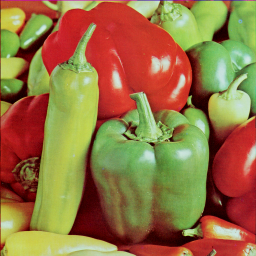
#> input picture mid/peppers.bmp, 256 x 256 px
$ python '히스토그램 평활화 숙제.py'
#> lines starting #> are read from the running program, lines starting #| are printed output that depends on the picture
import cv2 as cv
import matplotlib.pyplot as plt
import sys
import numpy as np

# 이미지 불러오기
img = cv.imread('peppers.bmp')  # 이미지를 읽어옵니다.
#> img is the input picture: shape (256, 256, 3); mean B, G, R 66.2, 115.2, 149.4

if img is None:
    sys.exit("No File exists.")  # 이미지가 존재하지 않으면 종료합니다.

print(img.shape)  # 원본 이미지의 크기 출력
#| (256, 256, 3)

img_rgb = cv.cvtColor(img, cv.COLOR_BGR2RGB)  # BGR에서 RGB로 변환
print(img_rgb.shape)  # RGB 이미지의 크기 출력
#| (256, 256, 3)

ycbcr_img = cv.cvtColor(img, cv.COLOR_BGR2YCrCb)  # BGR에서 YCbCr 색상 공간으로 변환
#> ycbcr_img: shape (256, 256, 3); mean of channels 0, 1, 2 119.9, 149.1, 97.7
print(ycbcr_img.shape)  # YCbCr 이미지의 크기 출력
#| (256, 256, 3)

channel_y = ycbcr_img[:, :, 0]  # Y 성분 추출
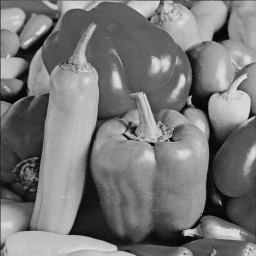
#> channel_y: shape (256, 256); min 3, max 225, mean 119.9
channel_y_his = cv.calcHist([channel_y], [0], None, [256], [0, 256])  # Y 성분의 히스토그램 계산
#> channel_y_his = 256 values, max 751 at index 96, min 0 at index 0, mean 256

channel_y_eq = cv.equalizeHist(channel_y)  # Y 성분에 히스토그램 균등화 적용
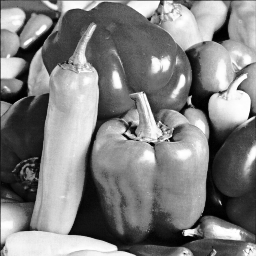
#> channel_y_eq: shape (256, 256); min 0, max 255, mean 128.3
channel_y_eq_his = cv.calcHist([channel_y_eq], [0], None, [256], [0, 256])  # 균등화 후 Y 성분의 히스토그램 계산
#> channel_y_eq_his = 256 values, max 751 at index 94, min 0 at index 54, mean 256
print(channel_y_eq_his[250]) #균등화된 히스토그램에서 250값을 가진 화소의 개수 출력
#| [266.]

ycbcr_img[:, :, 0] = channel_y_eq  # 균등화된 Y 성분을 YCbCr 이미지에 다시 넣기
#> ycbcr_img: shape (256, 256, 3); mean of channels 0, 1, 2 128.3, 149.1, 97.7

equalized_image_rcbcr = cv.cvtColor(ycbcr_img, cv.COLOR_YCrCb2BGR)  # YCbCr 이미지를 BGR로 변환

# RGB의 각 채널에 대해 히스토그램 균등화 수행
r_channel = img_rgb[:, :, 0]  # R 채널 추출
g_channel = img_rgb[:, :, 1]  # G 채널 추출
b_channel = img_rgb[:, :, 2]  # B 채널 추출
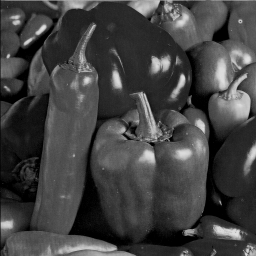
#> b_channel: shape (256, 256); min 0, max 226, mean 66.2

r_eq = cv.equalizeHist(r_channel)  # R 채널에 히스토그램 균등화 적용
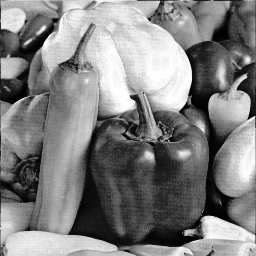
#> r_eq: shape (256, 256); min 0, max 255, mean 128.4
g_eq = cv.equalizeHist(g_channel)  # G 채널에 히스토그램 균등화 적용
b_eq = cv.equalizeHist(b_channel)  # B 채널에 히스토그램 균등화 적용

# 균등화된 채널을 병합하여 결과 이미지 생성
equalized_image_rgb = cv.merge((r_eq, g_eq, b_eq))  # R, G, B 채널을 병합
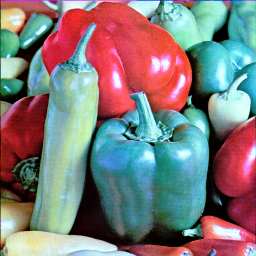
#> equalized_image_rgb: shape (256, 256, 3); mean R, G, B 128.4, 123.2, 123.6

# 평활화 결과 출력
plt.figure(1)

plt.subplot(1, 2, 1)
plt.title('Original Y')  # 원본 Y 성분 히스토그램 제목
plt.plot(channel_y_his, color='r', linewidth=1)  # 원본 Y 히스토그램 그리기

plt.subplot(1, 2, 2)
plt.title('Equalized Y')  # 균등화된 Y 성분 히스토그램 제목
plt.plot(channel_y_eq_his, color='r', linewidth=1)  # 균등화된 Y 히스토그램 그리기

plt.tight_layout()  # 서브플롯 간의 간격 조정
plt.show()  # 히스토그램 표시
#> figure, not shown here; panel 1: curve peaks at x = 96, y = 751; panel 2: curve peaks at x = 94, y = 751

# 이미지 출력
plt.figure(2)

plt.subplot(1, 3, 1)
plt.title('Original Image')  # 원본 이미지 제목
plt.imshow(img_rgb)  # RGB로 변환된 원본 이미지 표시
plt.axis('off')  # 축 표시 끄기

plt.subplot(1, 3, 2)
plt.title('Equalized Y')  # Y 균등화 이미지 제목
plt.imshow(cv.cvtColor(equalized_image_rcbcr, cv.COLOR_BGR2RGB))  # RGB로 변환된 Y 균등화 이미지 표시
plt.axis('off')  # 축 표시 끄기

plt.subplot(1, 3, 3)
plt.title('Equalized RGB')  # RGB 균등화 이미지 제목
plt.imshow(equalized_image_rgb)  # RGB 균등화된 이미지 표시
plt.axis('off')  # 축 표시 끄기

# 원본 이미지, Y 균등화 이미지, RGB 균등화 이미지를 수평으로 결합하여 표시
combined_image = np.hstack((img_rgb, cv.cvtColor(equalized_image_rcbcr, cv.COLOR_BGR2RGB), equalized_image_rgb))
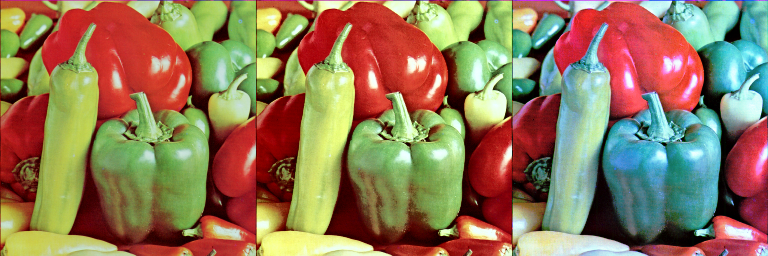
#> combined_image: shape (256, 768, 3); mean R, G, B 145.2, 120.8, 88.3
cv.imshow('Equalized', cv.cvtColor(combined_image, cv.COLOR_RGB2BGR))  # 결합된 이미지를 BGR로 변환 후 표시
cv.waitKey()  # 키 입력 대기
cv.destroyAllWindows()
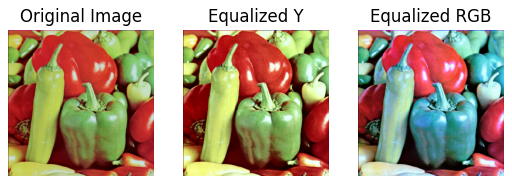
#> figure drawn by matplotlib, 3 panels

$ run again, with mid/BALLOON.bmp copied over mid/peppers.bmp
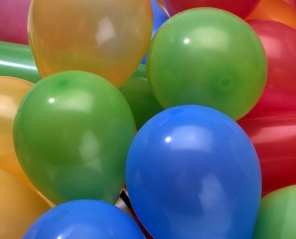
#> input picture mid/BALLOON.bmp, 296 x 239 px
#> img is the input picture: shape (239, 296, 3); mean B, G, R 96.3, 111, 104.7
#| (239, 296, 3)
#| (239, 296, 3)
#| (239, 296, 3)
#> channel_y_his = 256 values, max 1048 at index 118, min 0 at index 0, mean 276.3
#> `channel_y_eq = cv.equalizeHist(channel_y)`:
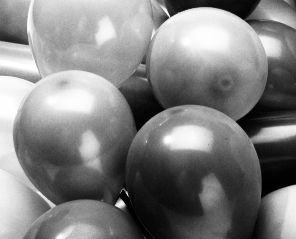
#> channel_y_eq: shape (239, 296); min 0, max 255, mean 128.6
#> channel_y_eq_his = 256 values, max 1048 at index 166, min 0 at index 12, mean 276.3
#| [325.]
#> `cv.destroyAllWindows()`:
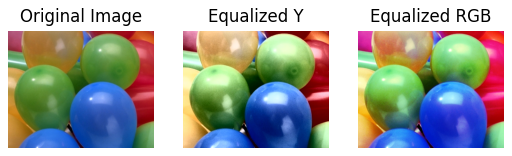
#> figure drawn by matplotlib, 3 panels

$ run again, with mid/book.bmp copied over mid/peppers.bmp
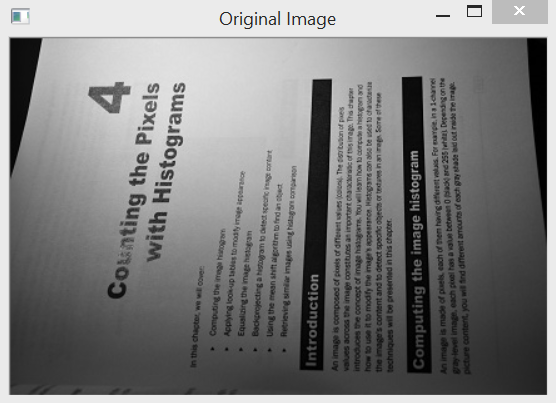
#> input picture mid/book.bmp, 556 x 403 px
#> img is the input picture: shape (403, 556, 3); mean B, G, R 126.1, 126.1, 126.1
#| (403, 556, 3)
#| (403, 556, 3)
#| (403, 556, 3)
#> channel_y_his = 256 values, max 27712 at index 235, min 0 at index 252, mean 875.3
#> channel_y_eq_his = 256 values, max 27855 at index 255, min 0 at index 1, mean 875.3
#| [0.]
#> `combined_image = np.hstack((img_rgb, cv.cvtColor(equalized_image_rcbcr..`:
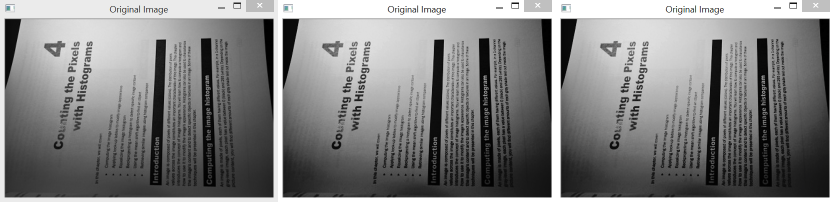
#> combined_image: shape (403, 1668, 3) (shown at 1/2 size); mean R, G, B 128.4, 128.5, 128.4
#> `cv.destroyAllWindows()`:
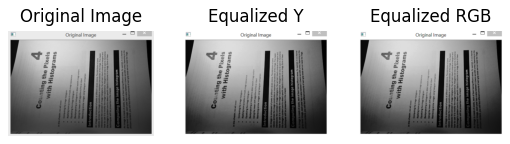
#> figure drawn by matplotlib, 3 panels

$ run again, with mid/puppy.bmp copied over mid/peppers.bmp
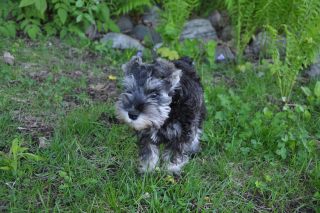
#> input picture mid/puppy.bmp, 320 x 213 px
#> img is the input picture: shape (213, 320, 3); mean B, G, R 73.8, 106.5, 77.2
#| (213, 320, 3)
#| (213, 320, 3)
#| (213, 320, 3)
#> channel_y_his = 256 values, max 1183 at index 94, min 0 at index 0, mean 266.2
#> channel_y_eq_his = 256 values, max 1183 at index 129, min 0 at index 17, mean 266.2
#| [267.]
#> `cv.destroyAllWindows()`:
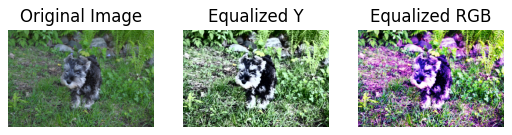
#> figure drawn by matplotlib, 3 panels
